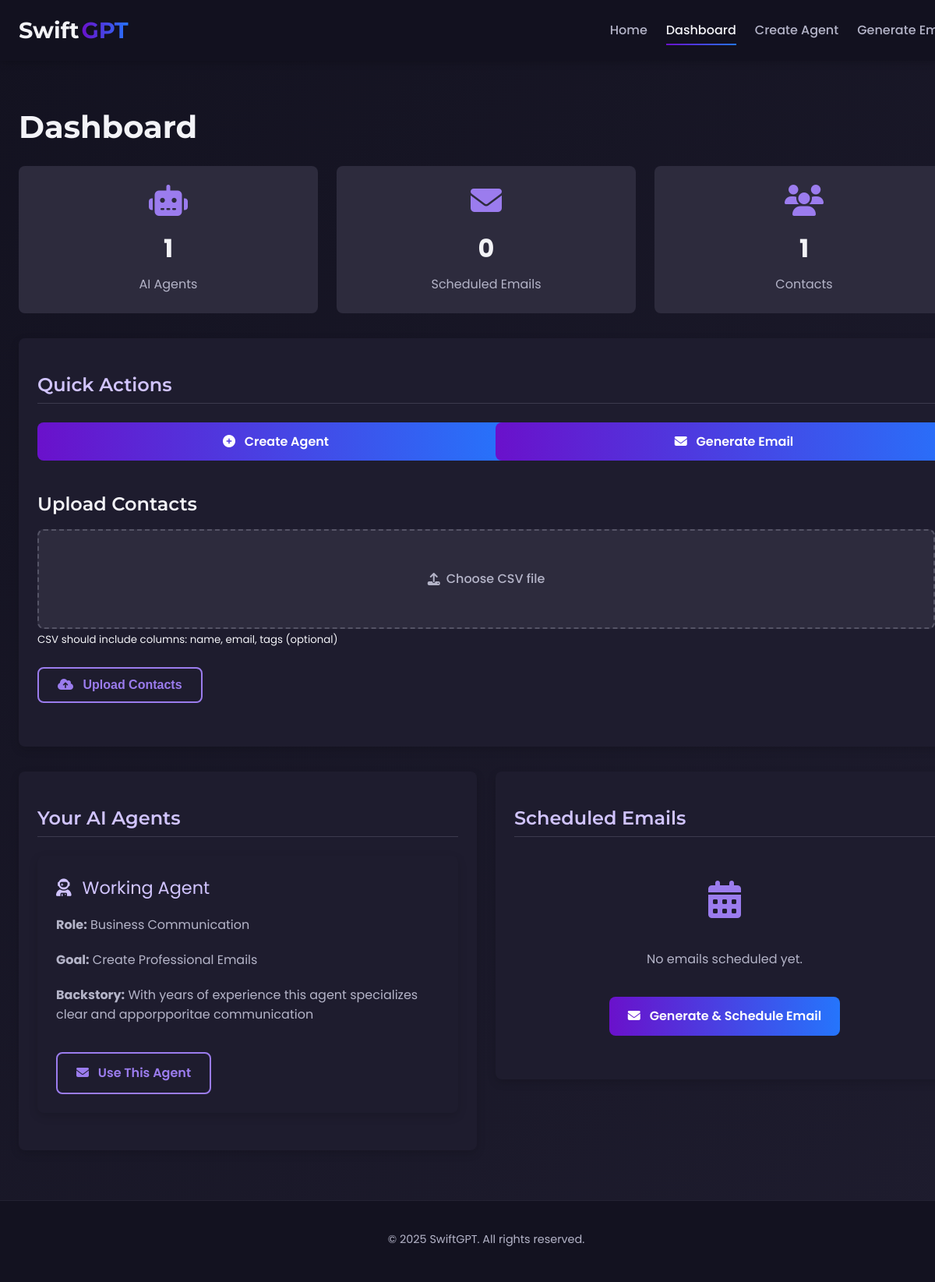
/dashboard, run on the app's committed database.
### models.py (models this page shows, shortened)
class Agent(db.Model):
    id = db.Column(db.Integer, primary_key=True)
    name = db.Column(db.String(100), nullable=False)
    role = db.Column(db.String(100), nullable=False)
    goal = db.Column(db.String(255), nullable=False)
    backstory = db.Column(db.Text, nullable=False)
    created_at = db.Column(db.DateTime, default=datetime.utcnow)

### app.py (the view)
@app.route('/dashboard')
def dashboard():
    agents = Agent.query.all()
    scheduled_emails = ScheduledEmail.query.filter_by(sent=False).order_by(ScheduledEmail.scheduled_time).all()
    contacts_count = Contact.query.count()
    return render_template('dashboard.html',
                          agents=agents,
                          scheduled_emails=scheduled_emails,
                          contacts_count=contacts_count)

### templates/dashboard.html (shortened to what this page needs)
{% extends "layout.html" %}
{% block content %}
<h1 class="mb-3">Dashboard</h1>
<div class="dashboard-stats">
    <div class="stat-card">
        <i class="fas fa-robot stat-icon"></i>
        <div class="stat-value">{{ agents|length }}</div>
        <div class="stat-label">AI Agents</div>
    </div>
    <div class="stat-card">
        <i class="fas fa-envelope stat-icon"></i>
        <div class="stat-value">{{ scheduled_emails|length }}</div>
        <div class="stat-label">Scheduled Emails</div>
    </div>
    <div class="stat-card">
        <i class="fas fa-users stat-icon"></i>
        <div class="stat-value">{{ contacts_count }}</div>
        <div class="stat-label">Contacts</div>
    </div>
</div>
<div class="row">
    <div class="col">
        <div class="panel">
            <h2 class="panel-title">Quick Actions</h2>
            <div class="dashboard-actions row mb-3">
                <div class="col">
                    <a href="{{ url_for('create_agent') }}" class="btn btn-primary btn-block mb-2">
                        <i class="fas fa-plus-circle mr-1"></i> Create Agent
                    </a>
                </div>
                <div class="col">
                    <a href="{{ url_for('generate_email') }}" class="btn btn-primary btn-block mb-2">
                        <i class="fas fa-envelope mr-1"></i> Generate Email
                    </a>
                </div>
            </div>
            <h3 class="mb-2">Upload Contacts</h3>
            <form action="{{ url_for('upload_contacts') }}" method="post" enctype="multipart/form-data" class="mb-4">
                <div class="form-group">
                    <div class="file-upload">
                        <label for="contact-file" class="file-upload-label">
                            <i class="fas fa-upload"></i> <span>Choose CSV file</span>
                        </label>
                    </div>
                    <small class="form-text text-muted mt-1">CSV should include columns: name, email, tags (optional)</small>
                </div>
                <button type="submit" class="btn btn-secondary" id="upload-contacts-btn" disabled>
                    <i class="fas fa-cloud-upload-alt mr-1"></i> Upload Contacts
                </button>
            </form>
        </div>
    </div>
</div>
<div class="row">
    <div class="col">
        <div class="panel">
            <h2 class="panel-title">Your AI Agents</h2>
            {% if agents %}
                <div class="agent-list">
                    {% for agent in agents %}
                        <div class="card mb-3 expanding-panel">
                            <div class="card-title">
                                <i class="fas fa-user-astronaut mr-1"></i> {{ agent.name }}
                            </div>
                            <div class="card-body">
                                <p><strong>Role:</strong> {{ agent.role }}</p>
                                <p><strong>Goal:</strong> {{ agent.goal }}</p>
                                <p><strong>Backstory:</strong> {{ agent.backstory|truncate(100) }}</p>
                                <a href="{{ url_for('generate_email') }}?agent_id={{ agent.id }}" class="btn btn-secondary btn-sm mt-2">
                                    <i class="fas fa-envelope mr-1"></i> Use This Agent
                                </a>
                            </div>
                        </div>
                    {% endfor %}
                </div>
            {% endif %}
        </div>
    </div>
    <div class="col">
        <div class="panel">
            <h2 class="panel-title">Scheduled Emails</h2>
            {% if scheduled_emails %}
                <div class="scheduled-emails-list">
                    {% for email in scheduled_emails %}
                        <div class="card mb-3">
                            <div class="card-title">
                                <i class="fas fa-clock mr-1"></i> {{ email.scheduled_time.strftime('%Y-%m-%d %H:%M') }}
                            </div>
                            <div class="card-body">
                                <p><strong>Subject:</strong> {{ email.subject }}</p>
                                <p><strong>Recipients:</strong> {{ email.recipients.split(',')|length }}</p>
                                <p class="text-muted">
                                    <i class="fas fa-hourglass-half mr-1"></i>
                                    {% set time_diff = (email.scheduled_time - now).total_seconds() %}
                                    {% if time_diff > 86400 %}
                                        Scheduled in {{ (time_diff / 86400)|int }} days
                                    {% elif time_diff > 3600 %}
                                        Scheduled in {{ (time_diff / 3600)|int }} hours
                                    {% elif time_diff > 60 %}
                                        Scheduled in {{ (time_diff / 60)|int }} minutes
                                    {% else %}
                                        Scheduled in less than a minute
                                    {% endif %}
                                </p>
                            </div>
                        </div>
                    {% endfor %}
                </div>
            {% else %}
                <div class="empty-state text-center p-4">
                    <i class="fas fa-calendar-alt fa-3x mb-3" style="color: var(--accent-color);"></i>
                    <p>No emails scheduled yet.</p>
                    <a href="{{ url_for('generate_email') }}" class="btn btn-primary mt-2">
                        <i class="fas fa-envelope mr-1"></i> Generate & Schedule Email
                    </a>
                </div>
            {% endif %}
        </div>
    </div>
</div>
{% endblock %}

### templates/layout.html (shortened to what this page needs)
<!DOCTYPE html>
<html lang="en">
<head>
    <link rel="stylesheet" href="https://cdnjs.cloudflare.com/ajax/libs/font-awesome/6.4.0/css/all.min.css">
    <link rel="stylesheet" href="{{ url_for('static', filename='css/style.css') }}">
    <link rel="stylesheet" href="{{ url_for('static', filename='css/forms.css') }}">
</head>
<body>
    <header class="header">
        <div class="container">
            <div class="logo">
                Swift<span>GPT</span>
            </div>
            <nav class="nav">
                <ul class="nav-list">
                    <li class="nav-item">
                        <a href="{{ url_for('index') }}" class="nav-link {% if request.path == url_for('index') %}active{% endif %}">Home</a>
                    </li>
                    <li class="nav-item">
                        <a href="{{ url_for('dashboard') }}" class="nav-link {% if request.path == url_for('dashboard') %}active{% endif %}">Dashboard</a>
                    </li>
                    <li class="nav-item">
                        <a href="{{ url_for('create_agent') }}" class="nav-link {% if request.path == url_for('create_agent') %}active{% endif %}">Create Agent</a>
                    </li>
                    <li class="nav-item">
                        <a href="{{ url_for('generate_email') }}" class="nav-link {% if request.path == url_for('generate_email') %}active{% endif %}">Generate Email</a>
                    </li>
                </ul>
            </nav>
        </div>
    </header>
    <main class="main-content">
        <div class="container">
            {% block content %}{% endblock %}
        </div>
    </main>
    <footer class="footer">
        <div class="container">
            <p class="footer-text">&copy; 2025 SwiftGPT. All rights reserved.</p>
        </div>
    </footer>
</body>
</html>

### static/css/forms.css (style rules this page uses)
.form-group { margin-bottom: 1.5rem; }
.file-upload { position: relative; display: inline-block; width: 100%; }
.file-upload-label { display: flex; align-items: center; justify-content: center; padding: 0.75rem 1.5rem; border: 2px dashed rgba(180, 180, 200, 0.3); border-radius: var(--border-radius); color: var(--text-muted); font-weight: 500; text-align: center; transition: var(--transition); background-color: var(--bg-light); min-height: 100px; }
.file-upload-label span { margin-left: 0.5rem; }

### data on the page
Agent: name "Working Agent", role "Business Communication", goal "Create Professional Emails", backstory "With years of experience this agent specializes clear and apporpporitae communication"

### other printed values
{{ agents|length }} "1"
{{ scheduled_emails|length }} "0"
{{ contacts_count }} "1"
